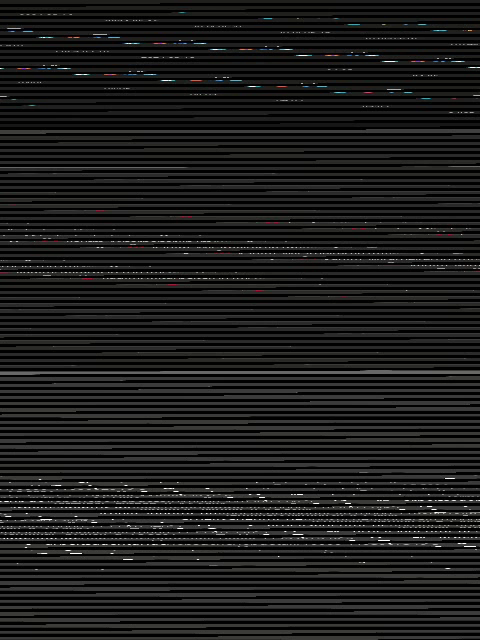
#> input picture frame 9 of 2024.05.15-sound-recognition/Recording.avi, 480 x 640 px, given in place of deep.mp4, which was not available
$ python v2_video.py
#> lines starting #> are read from the running program, lines starting #| are printed output that depends on the picture
#> further down, frame is the input picture: shape (640, 480, 3); mean B, G, R 27.1, 27.6, 27.6
import cv2
import numpy as np
import os
from datetime import datetime
import time


def calculate_fps(start_time):
    edit_time = time.time()-start_time

    show_time_milliseconds = 1
    fps = 1.0 / (edit_time + show_time_milliseconds/1000)
    return fps


def process_frame(frame, start_time):
#> called with start_time = 1.8e+09
    mean = cv2.mean(frame)[0:3]
#> mean = (27.15, 27.58, 27.61)

    # create average color image
    average = np.full_like(frame, (mean))

    # create opposite (inverted) average color
    opposite = 255 - average

    # convert both images to HSV
    img_hsv = cv2.cvtColor(frame, cv2.COLOR_BGR2HSV)
#> img_hsv: shape (640, 480, 3); mean H, S, V 8.5, 15.4, 27.8
    opposite_hsv = cv2.cvtColor(opposite, cv2.COLOR_BGR2HSV)
#> opposite_hsv: shape (640, 480, 3); mean H, S, V 0, 0, 228
#> opposite: shape (640, 480, 3); every value is 228

    # copy the opposite hue and saturation channels to img_hsv
    img_hsv[:,:,0] = opposite_hsv[:,:,0]
#> img_hsv: shape (640, 480, 3); mean H, S, V 0, 15.4, 27.8
    img_hsv[:,:,1] = opposite_hsv[:,:,1]
#> img_hsv: shape (640, 480, 3); mean H, S, V 0, 0, 27.8

    # convert img_hsv back to BGR
    img2 = cv2.cvtColor(img_hsv, cv2.COLOR_HSV2BGR)

    # blend 50-50 with original img
    result = cv2.addWeighted(img2, 0.5, frame, 0.5, 0)

    fps = calculate_fps(start_time)
    cv2.putText(result, "FPS: {:.2f}".format(fps), (10, 30), cv2.FONT_HERSHEY_SIMPLEX, 1, (255, 255, 255), 2)
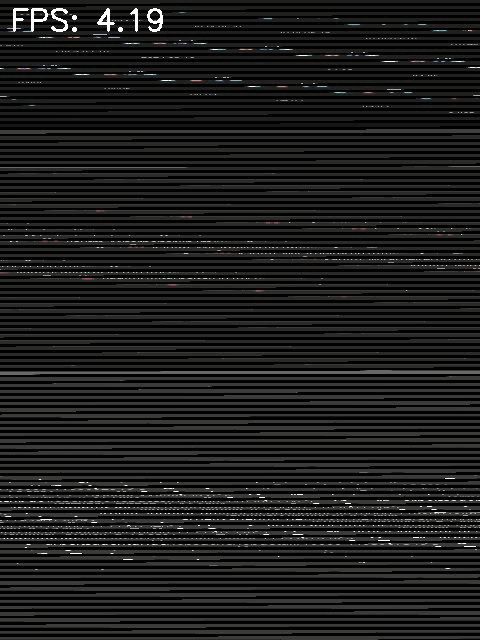
#> result: shape (640, 480, 3); mean B, G, R 28.2, 28.4, 28.5

    return result

cap = cv2.VideoCapture('deep.mp4')

fps = cap.get(cv2.CAP_PROP_FPS)
size = (1920, 1080)
frames_count = cap.get(cv2.CAP_PROP_FRAME_COUNT)
print(frames_count)
# fourcc = cv2.VideoWriter_fourcc('M','J','P','G')
# video_writer = cv2.VideoWriter('26m_below_water_1_minute_result.mp4', cv2.VideoWriter_fourcc(*'DIVX'), fps, size)


index = 1
while True:
    start_time = time.time()
    ret, frame = cap.read()
    if not ret:
        break

    processed_frame = process_frame(frame, start_time)

    #if you want to save the frames uncomment the following code
    # video_writer.write(processed_frame)


    #if you want to preview the live video while being processed, uncomment the following 3 lines
    cv2.imshow('Result', processed_frame)
    if cv2.waitKey(1) & 0xFF == ord('q'):
#> (key q is pressed here)
        break


    # print(f'Frame {index} out of {frames_count}')
    # index = index + 1

cv2.waitKey(0)
cv2.destroyAllWindows()

$ run again, starting later in the video
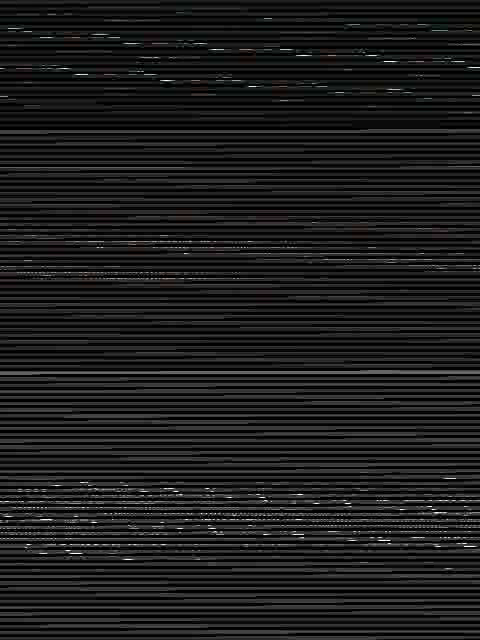
#> input picture frame 76 of 2024.05.15-sound-recognition/Recording.avi, 480 x 640 px, given in place of deep.mp4, which was not available
#> frame is the input picture: shape (640, 480, 3); mean B, G, R 28.5, 28.5, 28.5
#> mean = (28.5, 28.53, 28.49)
#> opposite_hsv: shape (640, 480, 3); mean H, S, V 0, 0, 227
#> opposite: shape (640, 480, 3); every value is 227
#> in process_frame, `cv2.putText(result, "FPS: {:.2f}".format(fps), (10, 30), cv2.FONT_HERS..`:
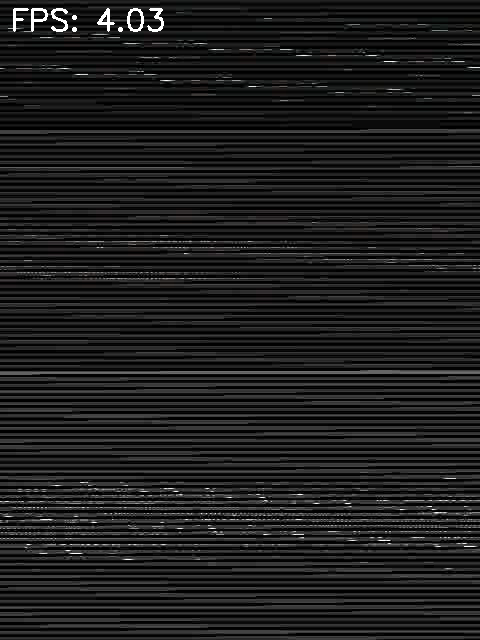
#> result: shape (640, 480, 3); mean B, G, R 29.3, 29.4, 29.3
